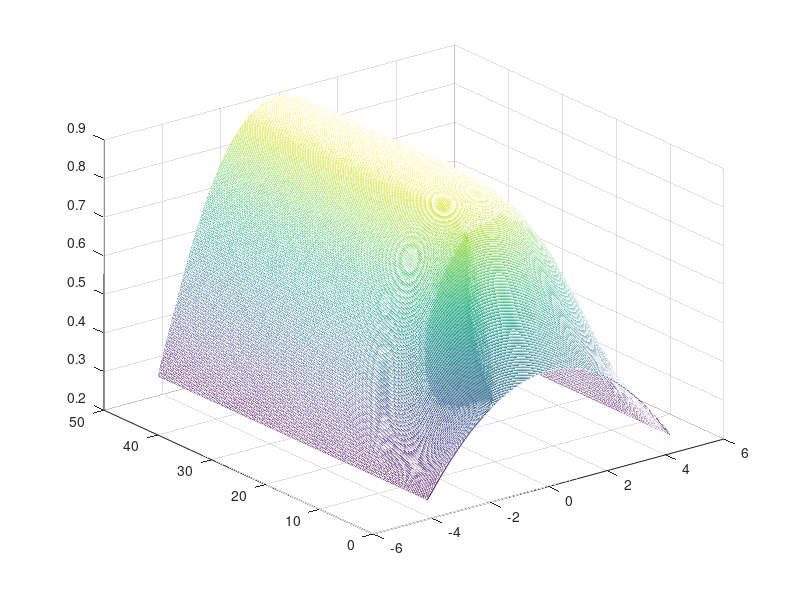

Write MATLAB code to recreate this figure. (Note: this script raises an error after producing the figure.)
clear all
close all
clc

%% Analysis of the asymptotic behaviour towards constant stationary solutions

%Let's define a new setting, with Dirichlet BCs both equal to b, a number
%in {0,a,1} and see, varying the space interval, how the solution behaves as
%time goes on...in certain situations it will eventually converge to the
%stable stationary solutions u=0, u=a, u=1 and we can even show that this
%kind of convergence is faster for the Explicit method than for the Pseudo
%Crank Nicolson scheme

a = 0.25;
T = 50;   
M = 501;
N = 301;
time = linspace(0,T,M);   
dt = time(2)-time(1);
H = 0.5; %Parameter needed to define the initial condition

value = a*dt; %Is less than 2 so no problem with the stability of Crank Nicolson

prompt = 'Which boundary condition u(-L,t)=u(L,t)=b do you want between b=1, b=0 or b=a?\n';
val = input(prompt);
switch val
    case 1
        b=1;
        CriticalL = pi/a;
    case 0
        b=0;
        CriticalL = pi/(1-a);
    case a
        b=a;
        CriticalL = pi;
    otherwise
        disp('Not an allowed input, let''s proceed with u(-L,t)=u(L,t)=a');
        b=a;
        CriticalL = pi;
end

%% Plot the surfaces checking the boundedness and asymptotic convergence
%% with Pseudo CN


%we just proceed in parallel with the 2 different domains to
%satisfy in one the bifurcation threshold and in other not
%satisfying it.
L1 = CriticalL + 1;
L2 = CriticalL - 1; %We should see a bifurcation in the 2 behaviours    
x1 = linspace(-L1,L1,N)';
x2 = linspace(-L2,L2,N)';
dx1 = x1(2)-x1(1);
dx2 = x2(2)-x2(1);

r1 = dt/(2*dx1^2);
r2 = dt/(2*dx2^2);
CN1 = 2*r1*diag(ones(N,1))-r1*diag(ones(N-1,1),1)-r1*diag(ones(N-1,1),-1);
CN2 = 2*r2*diag(ones(N,1))-r2*diag(ones(N-1,1),1)-r2*diag(ones(N-1,1),-1);

u0 = @(y,L) (b-H)*(y/L).^2+H; %So that it satisfies the BCs

u1 = zeros(N,M); %I store all the solutions at any time
u2 = zeros(N,M);
u1(:,1) = u0(x1,L1);
u2(:,1) = u0(x2,L2);

B1 = (eye(N)+CN1);
B2 = (eye(N)+CN2);

m = 10^15;
%Setting for the right BCs: u(xL,t) = 0, u(xR,t) = 1 by keeping the SPD
%character of the matrices

B1(1,1) = m;
B2(1,1) = m;
B1(end,end) = m;
B2(end,end) = m;


R1=chol(B1);
R2=chol(B2);

i = 1;

for t = time(2:end)
    b1 = (eye(N)-CN1)*u1(:,i)+dt*u1(:,i).*(1-u1(:,i)).*(u1(:,i)-a);
    b1(1) = m*b;
    b1(end) = m*b;

    v = R1'\b1;
    u1(:,i+1) = R1\v;

    b2 = (eye(N)-CN2)*u2(:,i)+dt*u2(:,i).*(1-u2(:,i)).*(u2(:,i)-a);
    b2(1) = m*b;
    b2(end) = m*b;

    v = R2'\b2;
    u2(:,i+1) = R2\v;
    
    i = i + 1;
end

figure;
mesh(x1,time,u1')
title('Solution in case L>CriticalL with a=0.25, b='+string(b))
figure;
mesh(x2,time,u2')
title('Solution in case L<CriticalL with a=0.25, b='+string(b))
        


%% Check the "speed of convergence" of the method Pseudo CN against Explicit method with the case b=a=0.25, 
%% testing both H = 0.1 and H=0.3

b=a;
N = 5;
ic = [0.1,0.3];
CriticalL = pi;
tolerance = 10.^(-4:1:-1); %Tested tolerance
L = CriticalL - 1; %I want to get asymptotic convergence so I impose the sufficient condition to be satisfied
x = linspace(-L,L,N)';
dx = x(2)-x(1);

s = 0.99; %So for stability we set dt = 2*s*dx^2/(4+a*dx^2)
dt = 2*s*dx^2/(4+a*dx^2);

value = dt*a; %Is less than 2 so even Pseudo Crank-Nicolson is stable

for H = ic
    u0 = (b-H)*(x/L).^2+H; %So that it satisfies the BCs
    u = u0;
    r = dt/(2*dx^2);

    %Matrix for the explicit scheme
    d1 = (1-4*r)*ones(N,1);
    d2 = 2*r*ones(N-1,1);
    EM = diag(d1) + diag(d2,1) + diag(d2,-1); %Matrix for the Explicit scheme
    EM(1,1:2) = [1,0];
    EM(end,end-1:end) = [0,1];
    numberEE = zeros(length(tolerance),1); %Here I will store the number of iterations required to reach those tolerances
    count = 1;

    for tol = tolerance
        u = u0;
        err = 1;
        j=1;
        while err>tol
            u = EM*u + dt*u.*(1-u).*(u-a);
            j = j + 1;
            err = norm(u-b,inf);
        end
        numberEE(count) = j-1; %Because I've increased j one time more at the end
        count = count + 1;
    end
    uE = u;

    figure;
    tit = 'Number of iterations to converge to the steady solution b=a and for H='+string(H);
    semilogx(tolerance,numberEE,'r-*');
    title(tit);
    legend('Number of iterations for explicit');
    xlabel('Desired tolerances');
    ylabel('Number of required iterations');

    %Same analysis for pseudo CN.
    r = dt/(2*dx^2);
    CN = 2*r*diag(ones(N,1))-r*diag(ones(N-1,1),1)-r*diag(ones(N-1,1),-1);

    B = (eye(N)+CN); %Matrix for the Pseudo CN method

    B(1,1:2) = [r,0];
    B(end,end-1:end) = [0,r];

    numberCN = zeros(length(tolerance),1);
    count = 1;
    for tol = tolerance
        u = u0;
        err = 1;
        i=1;
        while err>tol
            f = (eye(N)-CN)*u+dt*u.*(1-u).*(u-a);
            f(1) = r*b;
            f(end) = r*b;
            u = B\f;
            err = norm(u-b,inf);
            i = i + 1;
        end
        numberCN(count) = i-1;
        count = count + 1;
    end
    uCN = u;
    figure;
    tit = 'Number of iterations to converge to the steady solution for b=a and H='+string(H);
    semilogx(tolerance,numberCN,'r-*');
    title(tit);
    legend('Number of iterations for pseudo CN');
    xlabel('Desired tolerances');
    ylabel('Number of required iterations');
end